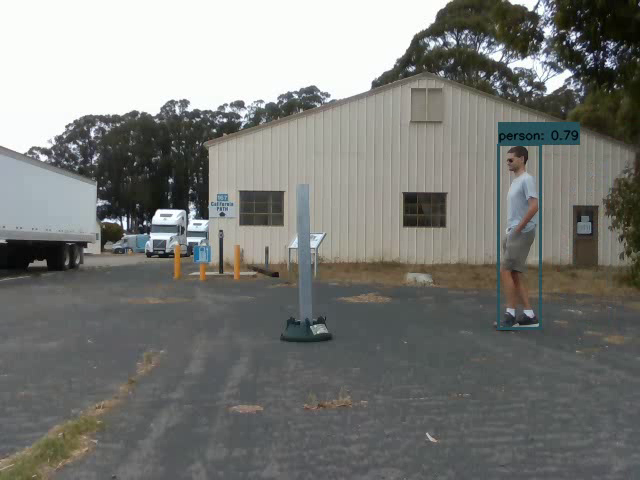
#> input picture src/sensor_fusion/test.png, 640 x 480 px, found by its file name
$ python fusion_main_independent.py
#> lines starting #> are read from the running program, lines starting #| are printed output that depends on the picture
import numpy as np
import cv2
from scipy.optimize import linear_sum_assignment

class Matcher:
    def __init__(self, camera_results, lidar_results, lidar_to_camera_transform, camera_intrinsic_parameters):
        # Initialize
        self.camera_results = camera_results
        self.lidar_results = lidar_results
        self.lidar_to_camera_transform = lidar_to_camera_transform
        self.camera_intrinsic_parameters = camera_intrinsic_parameters

    def transform_vertices_to_camera_coordinates(self, lidar_box):
        # Transform lidar bounding box vertices to camera coordinate system
        camera_vertices = []
        for vertex in lidar_box:
            coordinate_transform = np.array([[1, 0, 0], [0, 0, 1], [0, 1, 0]])
            vertex = coordinate_transform @ vertex
            transformed_vertex = self.lidar_to_camera_transform @ np.append(vertex, 1).reshape(4, 1)
            transformed_vertex = transformed_vertex[:3] / transformed_vertex[3]
            camera_vertices.append(transformed_vertex)
        return np.array(camera_vertices)

    def project_vertices_to_pixel_coordinates(self, camera_vertices):
        # Project camera bounding box vertices to pixel coordinates
        pixel_vertices = []
        for vertex in camera_vertices:
            pixel_vertex = self.camera_intrinsic_parameters @ np.append(vertex, 1).reshape(4, 1)
            pixel_vertex = pixel_vertex[:2] / pixel_vertex[2]
            pixel_vertices.append(pixel_vertex)
        return np.array(pixel_vertices)

    def compute_iou(self, bbox1, bbox2):
        # Compute IoU between two bounding boxes
        x1 = max(bbox1[0], bbox2[0])
        y1 = max(bbox1[1], bbox2[1])
        x2 = min(bbox1[2], bbox2[2])
        y2 = min(bbox1[3], bbox2[3])

        if x1 >= x2 or y1 >= y2:
            return 0.0

        intersection = (x2 - x1) * (y2 - y1)
        area1 = (bbox1[2] - bbox1[0]) * (bbox1[3] - bbox1[1])
        area2 = (bbox2[2] - bbox2[0]) * (bbox2[3] - bbox2[1])
        iou = intersection / (area1 + area2 - intersection)
        return iou

    def run(self):
        # Match camera and lidar detection results
        cost_matrix = np.zeros((len(self.camera_results), len(self.lidar_results)))
        candidates = []
        for i, camera_result in enumerate(self.camera_results):
            for j, lidar_result in enumerate(self.lidar_results):

                # Transform lidar bounding box to camera coordinates
                lidar_vertices = self.transform_vertices_to_camera_coordinates(lidar_result)
                pixel_vertices = self.project_vertices_to_pixel_coordinates(lidar_vertices)
                pixel_vertices = np.squeeze(pixel_vertices).astype(np.float32)
                x, y, w, h = cv2.boundingRect(pixel_vertices)
                bbox_lidar = np.array([x, y, x + w, y + h])
                candidates.append(bbox_lidar)

                # Compute IoU between camera and lidar bounding boxes
                bbox_camera = camera_result
                iou = self.compute_iou(bbox_camera, bbox_lidar)
                cost_matrix[i, j] = 1 - iou

        # Perform linear assignment using Hungarian algorithm
        row_ind, col_ind = linear_sum_assignment(cost_matrix)
        fused_results = []
        fused_results = candidates[col_ind[0]]

        return fused_results

if __name__ == '__main__':
    lidar_results_transform = np.array([[ 9.99635086e-01,  2.69526266e-02, -1.80319433e-03, -6.48575600e-02],
                                        [-2.70109374e-02,  9.98133934e-01, -5.47636676e-02, -5.68320100e-02],
                                        [ 3.23804765e-04,  5.47923895e-02,  9.98497716e-01, -1.04481150e-01],
                                        [ 0.00000000e+00,  0.00000000e+00,  0.00000000e+00, 1.00000000e+00]])

    camera_intrinsic_parameters = np.array([[ 611.524169921875,  0.00000000e+00, 321.3505554199219, 0.00000000e+00],
                                    [0.00000000e+00,  609.79541015625, 249.3844451904297, 0.00000000e+00],
                                    [0.00000000e+00,  0.00000000e+00,  1.00000000e+00, 0.00000000e+00]])

    camera_demo_result = [np.array([481.87503, 146.162  , 534.0785 , 329.9514 ])]

    lidar_demo_result = [np.array([[ 0.06879278, -6.1072984 , -0.65451008],
    [ 0.36503592, -6.1072984 , -0.65451008],
    [ 0.06879278, -5.8985167 , -0.65451008],
    [ 0.06879278, -6.1072984 ,  0.66487181],
    [ 0.36503592, -5.8985167 ,  0.66487181],
    [ 0.06879277, -5.8985167 ,  0.66487181],
    [ 0.36503592, -6.1072984 ,  0.66487181],
    [ 0.36503592, -5.8985167 , -0.65451008]]), np.array([[-2.80742945, -6.8049841 , -0.63871539],
    [-2.0980308 , -6.8049841 , -0.63871539],
    [-2.80742945, -6.2983217 , -0.63871539],
    [-2.80742945, -6.8049841 ,  1.1471205 ],
    [-2.0980308 , -6.2983217 ,  1.1471205 ],
    [-2.80742945, -6.2983217 ,  1.1471205 ],
    [-2.0980308 , -6.8049841 ,  1.1471205 ],
    [-2.0980308 , -6.2983217 , -0.63871539]]), np.array([[-8.1947193 , -9.99965   , -0.55875289],
    [-5.8383069 , -9.99965   , -0.55875289],
    [-8.1947193 , -9.2074757 , -0.55875289],
    [-8.1947193 , -9.99965   ,  1.8592333 ],
    [-5.8383069 , -9.2074757 ,  1.8592333 ],
    [-8.1947193 , -9.2074757 ,  1.8592333 ],
    [-5.8383069 , -9.99965   ,  1.8592333 ],
    [-5.8383069 , -9.2074757 , -0.55875289]])]

    # sensor fusion
    matcher = Matcher(camera_demo_result, lidar_demo_result, lidar_results_transform, camera_intrinsic_parameters)
    fused_results = matcher.run()

    color = (0, 0, 255)
    thickness = 3
    demo = cv2.imread("C:/Users/yuqing/Desktop/test.png")
#> demo is the input picture: shape (480, 640, 3); mean B, G, R 120.1, 123.8, 122.7
    cv2.rectangle(demo, (fused_results[0], fused_results[1]), (fused_results[2], fused_results[3]), color, thickness)
    cv2.putText(demo, "lidar result", (int(fused_results[0] + 2), int(fused_results[1] - 5)), cv2.FONT_HERSHEY_SIMPLEX, 0.5, (0, 0, 255), 2)
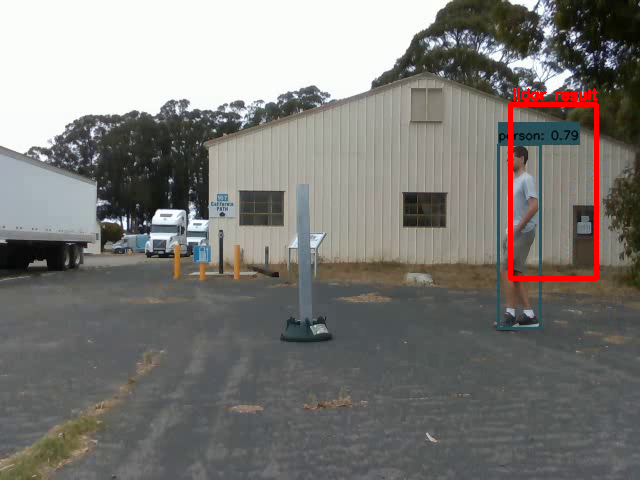
#> demo: shape (480, 640, 3); mean B, G, R 119.3, 122.9, 124.4
    cv2.imshow("Result", demo)
    cv2.waitKey(0)
